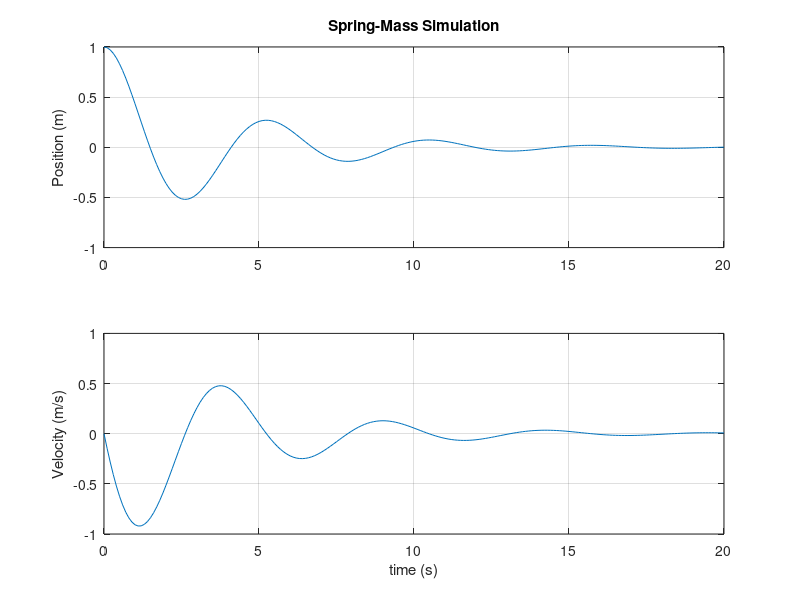

Recreate this plot in MATLAB. (Note: this script raises an error after producing the figure.)
%% *ECE 569 Lab2 Tutorial*
% If you are new to MATLAB, this tutorial will help you with the basic commands 
% you will need in order to complete this assignment.

clear all; % delete variables in current Workspace
close all; % close all figures (if any are open)
clc;       % clear the Command Window
% *Vectors and Matrices*
% MATLAB supports both row vectors and column vectors. Here are some examples:

row_vector_1 = zeros(1,6)   % 1 row, 6 columns
row_vector_2 = 1:10         % 1,2,3,4,...,9,10

column_vector_1 = ones(5,1) % 5 rows, 1 column
column_vector_2 = (3:2:13)' % the ' is the transpose operator
%% 
% Note that you can suppress output by using the semicolon ; at the end of the 
% line.

x_data = rand(3,1); % remove the ; to see the output
%% 
% To access an element inside a vector, use |()| for indexing. Note that in 
% MATLAB, indexing starts at 1.

row_vector_1(2) = 17            % index 2
row_vector_1(end) = 100         % end gives final index
column_vector_1(end-1) = 2*3    % end-1 works too!
%% 
% You can also define vectors using brackets [ ]

small_primes = [2 3 5 7 11 13]  % row vector
gas_prices = [3.81; 3.99; 4.25] % column vector
%% 
% Matrices are similarly defined and accessed.

R = ones(3,3)
I = eye(3)
M = [1 2 3; 4 5 6; 7 8 9]

% Change the (2,3) element of R
R(2,3) = 200

% Get the 3rd column of R.
% Think: Every row, 3rd column
R(:,3)

% Get the first row of M
% Think: first row, every column
M(1,:)

% Modify a section of a matrix
M(2:3,1:2) = -1*[11 12; 13 14]

% Transpose a matrix
M'
%% 
% You can construct a matrix from column vectors (and also row vectors).

c1 = [10; 20; 30];
c2 = [40; 50; 60];
C = [c1 c2]
%% 
% To check the size of a matrix of vector, use |size()|

size(C)
size(C,1) % number of rows
size(C,2) % number of columns
%% 
% What about a list of matrices? Sometimes, we want to use a single variable 
% to represent a bunch of different matrices of the same size. In this example, 
% we have 5 matrices, $A_1 \dots A_5$ each of which is a 2x2 matrix.

A = zeros(2,2,5);
A(:,:,1) = ones(2,2);
A(:,:,2) = rand(2,2);
A(:,:,3) = [1 2; 3 4];
A(:,:,4) = A(:,:,1) + A(:,:,3);
A
%% 
% Matrix multiplication, scalar multiplication, addition, subtraction work as 
% you would expect, but MATLAB also allows for element-wise operators.

x = 1:4;
5*x
2+x
x.^2 % square each element
exp(x) % e^x1 e^x2 ...
sin(x) % sin(x1) sin(x2) ...

A = magic(3);
B = diag([1 2 3])
A*B    % matrix multiplication
A.*B   % element-wise multiplcation
%% 
% Be careful with functions with matrices. Sometimes they are applied elementwise 
% and sometimes they are applied to the entire matrix. If you don't know, use 
% the |help| command in the Command Window

exp(A)   % element-wise exponential
expm(A)  % matrix exponential
help expm
%% 
% *Plotting and Subplots*
% 
% We can plot two vectors (x vector, y vector) using the plot command. In this 
% example, we simulate a spring-mass system with damping using a state space model 
% (simulating a model is not required on this homework!)

% model coefficients
k = 3;
b = 1;
m = 2;

% state space model
A = [0 1; -k/m -b/m];
B = [0; 0];
C = eye(2);
D = 0;
sys = ss(A,B,C,D);

% time vector
t = (0:0.1:20)'; 

% initial condition
x0 = [1; 0];

% simulation (input u = 0*t)
[y,t] = lsim(sys,0*t,t,x0);
q = y(:,1); % position
v = y(:,2); % velocity
%% 
% Now we have two vectors q and v which we would like to plot as functions of 
% time. We need to use |subplot| to select which part of the figure to graph. 
% We first tell subplot that we want the figures arranged in a (2,1) column vector, 
% and then specify the index. If you wanted to plot 4 signals, then you would 
% have the command |subplot(4,1,1)| and then |subplot(4,1,2),| etc. Sometimes 
% you want to plot a row vector. That is not a problem either for the plot function.

% plotting
figure()
subplot(2,1,1); plot(t,q); grid on; ylabel('Position (m)');
title('Spring-Mass Simulation')
subplot(2,1,2); plot(t,v); grid on; ylabel('Velocity (m/s)');
xlabel('time (s)');
%% 
% *Loops*
% 
% Best seen with an example or two.

N = 10;
A = zeros(3,3,N);

for i=1:N
    A(:,:,i) = i * ones(3,3);
end
A

% compute row sums of A_i
A_first_row_sums = zeros(N,1);
for i=1:N
    Ai = A(:,:,i);  % get the ith matrix
    A_first_row_sums(i) = sum(Ai(1,:));
end
A_first_row_sums'
%% 
% *If ElseIf Else*

N = 10;
A = zeros(3,3,N);

for i=1:N
    if mod(i,3) == 0
        % i = 3,6,9,...
        A(:,:,i) = 3*ones(3,3);
    elseif mod(i,3) == 1
        % i = 1,4,7,...
        A(:,:,i) = ones(3,3);
    else
        A(:,:,i) = 2*ones(3,3);
    end
end
A
%% 
% *Inline Functions*
% 
% You can create your own one-line functions. The syntax is a little strange, 
% but not difficult with practice.

my_sum = @(x,y) x+y;
z = my_sum(3,4)

my_matrix = @(x) [0 x 0; 0 0 x; x 0 0];
A = my_matrix(7)
%% 
% *Functions*
% 
% For functions that take multiple lines, you can either put them into their 
% own .m file (with the same name as the function itself) or put them at the bottom 
% of your live script.

[s,d] = Add_Sub(5,7)
s1 = My_Square(12)
s2 = My_Square(-3) % ALWAYS test your functions!
%%
function [the_sum, the_diff] = Add_Sub(x,y)
    the_sum = x+y;
    the_diff = x-y;
end

function y = My_Square(n)
total = 0;
for i=1:n
    total = total + n;
end
y = total;
end
%% 
% 
% 
%